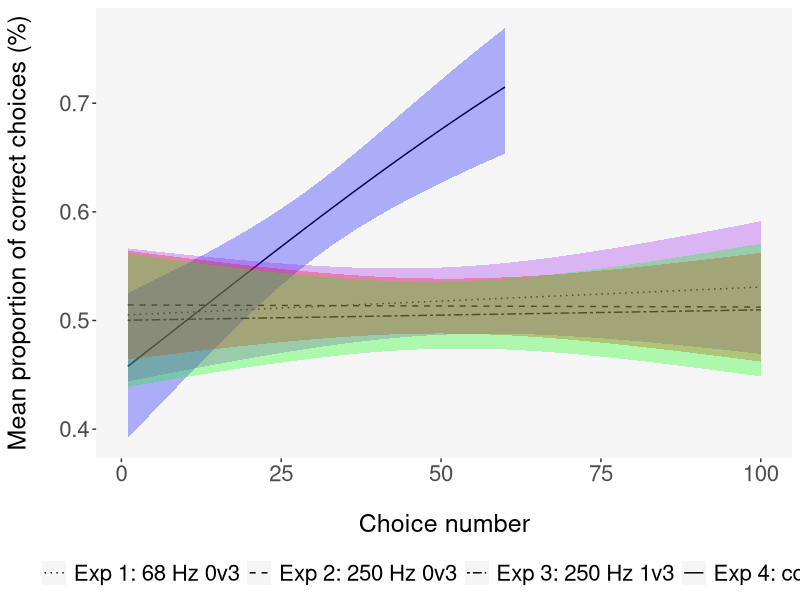

The R script that drew this image:
## ---- chunk 1
knitr::opts_chunk$set(echo = TRUE)
## ---- chunk 2
library(lme4) # For fitting models
library(ggplot2) # For plotting
## ---- chunk 3

VIBDATA <- read.csv(
  "../Data/VIBDATA.csv", header=TRUE)

#Subset data

VIBDATA$BEEID <- as.factor(VIBDATA$BEEID) # Treat Bee ID as factor
CONTROL <- subset(VIBDATA, CONDITION == "CONTROL") # Control condition
SDISCRETE <- subset(VIBDATA, CONDITION == "SPEAKER_DISCRETE") # 250 Hz 0 vs 3 seconds condition
SCONT <- subset(VIBDATA, CONDITION == "SPEAKER_CONT") # 250 Hz 1 vs 3 seconds condition
MDISCRETE <- subset(VIBDATA, CONDITION == "MOTOR_DISCRETE") #68 Hz 0 vs 3 seconds condition

## ---- chunk 4

# Exp 1: 250 Hz 0 vs 3 seconds condition

lm1 <- glm(CHOICE~CNUM, family = binomial, data = MDISCRETE) 
summary(lm1)

# Exp 2: 250 Hz 1 vs 3 seconds condition

lm2 <- glm(CHOICE~CNUM, family = binomial, data = SDISCRETE) 
summary(lm2)

# Exp 3: 68 Hz 0 vs 3 seconds condition

lm3 <- glm(CHOICE~CNUM, family = binomial, data = SCONT) 
summary(lm3)

# Exp 4: Control condition

lm4 <- glm(CHOICE~CNUM, family = binomial, data = CONTROL) 
summary(lm4)
## ---- chunk 5

##### Generate predicted data points for Exp 1: 68 Hz 0 vs 3 seconds ####

choicenumlm  <- data.frame (CHOICENUM = seq(1,100, length.out = 100)) # Create dataframe from 1 to 100
Xgc1 <- model.matrix(~CHOICENUM, data = choicenumlm) # Create matrix of choice number
coeff <- c(0.019851, 0.001034) # Create vector of model coefficients pulled from lm1
eta <- Xgc1 %*% coeff # Calculate predicted mean proportion of correct choices
SE <- sqrt(diag(Xgc1 %*% vcov(lm1) %*% t(Xgc1))) # Calculate standard errors
  
  
PREDLM <- data.frame (CNUM = choicenumlm$CHOICENUM, ETA  = eta, STDERR = SE) # Create and add to a new dataframe
PREDLM$CONFINTLOW <-(PREDLM$ETA - 1.96*PREDLM$STDERR)  # Calculate confint lower bound
PREDLM$CONFINTHIGH <-(PREDLM$ETA + 1.96*PREDLM$STDERR) # Calculate confint upper bound
PREDLM$EXPETA <- (exp(PREDLM$ETA)/(1 + exp(PREDLM$ETA))) # Reverse the link function of the predicted mean proportion of correct choices
PREDLM$EXPCONFINTLOW <- (exp(PREDLM$CONFINTLOW)/(1 + exp(PREDLM$CONFINTLOW))) # Reverse the link function of the lower bound
PREDLM$EXPCONFINTHIGH <- (exp(PREDLM$CONFINTHIGH)/(1 +exp(PREDLM$CONFINTHIGH))) # Reverse the link function of the upper bound



#### Generate predicted data points for Exp 2: 250 Hz 0 vs 3 seconds ####
  
coeff2 <- c(5.739e-02, -8.007e-05) # Create vector of model coefficients pulled from lm2
eta2 <- Xgc1 %*% coeff2 # Calculate predicted mean proportion of correct choices
SE2 <- sqrt(diag(Xgc1 %*% vcov(lm2) %*% t(Xgc1))) # Calculate standard errors



PREDLM$ETA2 <- eta2 # Add mean proportion of correct choices to existing dataframe
PREDLM$STDERR2 <- SE2 # Add standard error to existing dataframe
PREDLM$CONFINTLOW2 <- (PREDLM$ETA2 - 1.96*PREDLM$STDERR2) # Calculate confint lower bound 
PREDLM$CONFINTHIGH2 <- (PREDLM$ETA2 + 1.96*PREDLM$STDERR2) # Calculate confint upper bound
PREDLM$EXPETA2 <- (exp(PREDLM$ETA2)/(1 + exp(PREDLM$ETA2))) # Reverse the link function of the predicted mean proportion of correct choices
PREDLM$EXPCONFINTLOW2 <- (exp(PREDLM$CONFINTLOW2)/(1 + exp(PREDLM$CONFINTLOW2))) # Reverse the link function of the lower bound
PREDLM$EXPCONFINTHIGH2 <- (exp(PREDLM$CONFINTHIGH2)/(1 +exp(PREDLM$CONFINTHIGH2))) # Reverse the link function of the upper bound
  


#### Generate predicted data points for Exp 3: 250 Hz 1 vs 3 seconds ####  

coeff3 <- c(0.0004838, 0.0003865) # Create vector of model coefficients pulled from lm3
eta3 <- Xgc1 %*% coeff3 # Calculate predicted mean proportion of correct choices
SE3 <- sqrt(diag(Xgc1 %*% vcov(lm3) %*% t(Xgc1))) # Calculate standard errors
  
  

PREDLM$ETA3 <- eta3 # Add mean proportion of correct choices to existing dataframe
PREDLM$STDERR3 <- SE3 # Add standard error to existing dataframe
PREDLM$CONFINTLOW3 <- (PREDLM$ETA3 - 1.96*PREDLM$STDERR3) # Calculate confint lower bound 
PREDLM$CONFINTHIGH3 <- (PREDLM$ETA3 + 1.96*PREDLM$STDERR3) # Calculate confint upper bound
PREDLM$EXPETA3 <- (exp(PREDLM$ETA3)/(1 + exp(PREDLM$ETA3))) # Reverse the link function of the predicted mean proportion of correct choices
PREDLM$EXPCONFINTLOW3 <- (exp(PREDLM$CONFINTLOW3)/(1 + exp(PREDLM$CONFINTLOW3))) # Reverse the link function of the lower bound 
PREDLM$EXPCONFINTHIGH3 <- (exp(PREDLM$CONFINTHIGH3)/(1 +exp(PREDLM$CONFINTHIGH3))) # Reverse the link function of the upper bound 
  
  
#### Generate predicted data points for Exp 4: colour control ####  
  
choicenumlm2  <- data.frame (CHOICENUM2 = seq(1,60, length.out = 60)) # Create new dataframe from 1 to 60
Xgc2 <- model.matrix(~CHOICENUM2, data = choicenumlm2) # Create new matrix of choice number
coeff4 <- c(-0.187623, 0.018451) # Create vector of model coefficients pulled from lm4
eta4 <- Xgc2 %*% coeff4 # Calculate predicted mean proportion of correct choices
SE4 <- sqrt(diag(Xgc2 %*% vcov(lm4) %*% t(Xgc2))) # Calculate standard errors 
  


PREDLM2 <- data.frame (CNUM = choicenumlm2$CHOICENUM2, ETA4  = eta4, STDERR4 = SE4) # Create and add to a new dataframe
PREDLM2$ETA4 <- eta4 # Add mean proportion of correct choices to new dataframe
PREDLM2$STDERR4 <- SE4 # Add standard error to new dataframe
PREDLM2$CONFINTLOW4 <- (PREDLM2$ETA4 - 1.96*PREDLM2$STDERR4) # Calculate confint lower bound
PREDLM2$CONFINTHIGH4 <- (PREDLM2$ETA4 + 1.96*PREDLM2$STDERR4) # Calculate confint upper bound
PREDLM2$EXPETA4 <- (exp(PREDLM2$ETA4)/(1 + exp(PREDLM2$ETA4))) # Reverse the link function of the predicted mean proportion of correct choices
PREDLM2$EXPCONFINTLOW4 <- (exp(PREDLM2$CONFINTLOW4)/(1 +exp(PREDLM2$CONFINTLOW4))) # Reverse the link function of the lower bound 
PREDLM2$EXPCONFINTHIGH4<- (exp(PREDLM2$CONFINTHIGH4)/(1+exp(PREDLM2$CONFINTHIGH4))) # Reverse the link function of the upper bound
  
## ---- chunk 6

ggplot() +
    geom_line(aes(x = CNUM, y = EXPETA, linetype = "dotted"), size = 0.5, data = PREDLM) +
    geom_line(aes(x = CNUM, y = EXPETA2, linetype = "dashed"), size = 0.5, data = PREDLM) +
    geom_line(aes(x = CNUM, y = EXPETA3, linetype = "twodash"), size = 0.5, data = PREDLM) +
    geom_line(aes(x = CNUM, y = EXPETA4, linetype = "solid"), size = 0.5, data = PREDLM2) +
    geom_ribbon(aes(x = CNUM, ymin = EXPCONFINTLOW4, ymax = EXPCONFINTHIGH4), 
                fill = "blue", alpha = 0.3, data = PREDLM2)  + # confint band
    geom_ribbon(aes(x = CNUM, ymin = EXPCONFINTLOW, ymax = EXPCONFINTHIGH), 
                fill = "purple", alpha = 0.3, data = PREDLM)  +
    geom_ribbon(aes(x = CNUM, ymin = EXPCONFINTLOW2, ymax = EXPCONFINTHIGH2), 
                fill = "red", alpha = 0.3, data = PREDLM)  +
    geom_ribbon(aes(x = CNUM, ymin = EXPCONFINTLOW3, ymax = EXPCONFINTHIGH3), 
                fill = "green", alpha = 0.3, data = PREDLM)  + 
    theme(panel.grid.major = element_line(linetype = "blank"), 
          panel.grid.minor = element_line(linetype = "blank"), 
          panel.background = element_rect(fill = "gray96"))  + theme(axis.title = element_text(size = 18)) +
    labs(x = "Choice number", y = "Mean proportion of correct choices (%)")+
    theme(axis.text = element_text(size = 16), legend.position="bottom", legend.title = element_blank(), legend.text = element_text(size = 16), axis.title.y=element_text(margin=margin(0,20,0,0)), axis.title.x=element_text(margin=margin(20,0,0,0))) +
scale_linetype_identity(guide = "legend", 
                        breaks = c("dotted", "dashed", "twodash", "solid"), 
                        labels = c("Exp 1: 68 Hz 0v3", "Exp 2: 250 Hz 0v3", "Exp 3: 250 Hz 1v3", "Exp 4: control")) 

    
